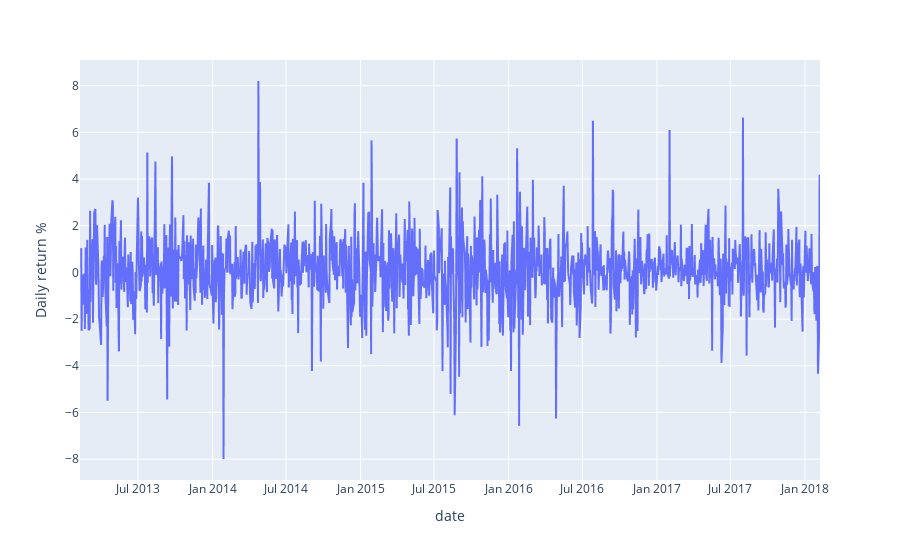

Notebook code for this chart:
### Code cell
px.line(apple, x='date', y='Daily return %')

### Figure 1 — Plotly figure (JSON) as saved in the notebook; plotly's stock layout.template omitted (floating-point values rounded to 4 significant figures; data arrays with more than 128 entries replaced by an {"elided": "..."} marker saying what was removed)
{"data": [{"hovertemplate": "date=%{x}<br>Daily return %=%{y}<extra></extra>", "legendgroup": "", "line": {"color": "#636efa", "dash": "solid"}, "marker": {"symbol": "circle"}, "mode": "lines", "name": "", "showlegend": false, "type": "scattergl", "x": {"elided": "1259 str values"}, "xaxis": "x", "y": {"elided": "1259 float values"}, "yaxis": "y"}], "layout": {"legend": {"tracegroupgap": 0}, "margin": {"t": 60}, "xaxis": {"anchor": "y", "domain": [0, 1], "title": {"text": "date"}}, "yaxis": {"anchor": "x", "domain": [0, 1], "title": {"text": "Daily return %"}}}}
